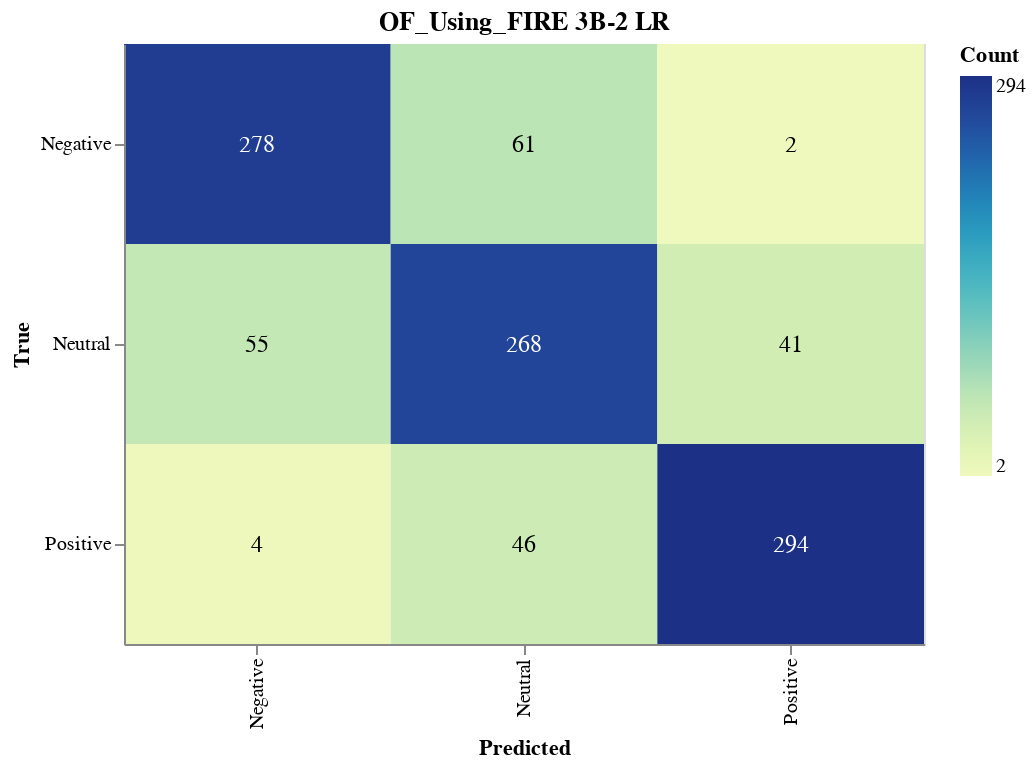

This figure's notebook cell:
### Markdown cell above
#### Save Confusion Matrix

### Code cell
import altair as alt
import altair_saver
import pandas as pd
from sklearn.metrics import confusion_matrix

# Calculate the confusion matrix
cm = confusion_matrix(true_labels, lr_validation_predictions)

# Define class names
class_names = ['Negative', 'Neutral', 'Positive']

# Convert confusion matrix to DataFrame
cm_df = pd.DataFrame(cm, index=class_names, columns=class_names).reset_index().melt(id_vars='index')
cm_df.columns = ['True', 'Predicted', 'Count']

# Ensure the order of categories
cm_df['True'] = pd.Categorical(cm_df['True'], categories=class_names, ordered=True)
cm_df['Predicted'] = pd.Categorical(cm_df['Predicted'], categories=class_names, ordered=True)

# Create the Altair plot
heatmap = alt.Chart(cm_df).mark_rect().encode(
    x=alt.X('Predicted:O', sort=class_names),
    y=alt.Y('True:O', sort=class_names),
    color='Count:Q',
    tooltip=['True', 'Predicted', 'Count']
).properties(
    width=400,
    height=300,
    title='OF_Using_FIRE 3B-2 LR'
)

# Add text labels
text = heatmap.mark_text(
    align='center',
    baseline='middle',
    fontSize=12
).encode(
    text='Count:Q',
    color=alt.condition(
        alt.datum.Count > cm.max() / 2,
        alt.value('white'),
        alt.value('black')
    )
)

# Combine heatmap and text
final_chart = heatmap + text

# Display the plot
final_chart.show()

### Figure 1 — Vega-Lite specification as saved in the notebook (floating-point values rounded to 4 significant figures)
{"config": {"view": {"continuousWidth": 300, "continuousHeight": 300}}, "layer": [{"mark": {"type": "rect"}, "encoding": {"color": {"field": "Count", "type": "quantitative"}, "tooltip": [{"field": "True", "type": "ordinal"}, {"field": "Predicted", "type": "ordinal"}, {"field": "Count", "type": "quantitative"}], "x": {"field": "Predicted", "sort": ["Negative", "Neutral", "Positive"], "type": "ordinal"}, "y": {"field": "True", "sort": ["Negative", "Neutral", "Positive"], "type": "ordinal"}}, "title": "OF_Using_FIRE 3B-2 LR"}, {"mark": {"type": "text", "align": "center", "baseline": "middle", "fontSize": 12}, "encoding": {"color": {"condition": {"test": "(datum.Count > 147.0)", "value": "white"}, "value": "black"}, "text": {"field": "Count", "type": "quantitative"}, "tooltip": [{"field": "True", "type": "ordinal"}, {"field": "Predicted", "type": "ordinal"}, {"field": "Count", "type": "quantitative"}], "x": {"field": "Predicted", "sort": ["Negative", "Neutral", "Positive"], "type": "ordinal"}, "y": {"field": "True", "sort": ["Negative", "Neutral", "Positive"], "type": "ordinal"}}, "title": "OF_Using_FIRE 3B-2 LR"}], "data": {"name": "data-934cd762d9a95df1cc1ba32c2791b260"}, "height": 300, "width": 400, "$schema": "https://vega.github.io/schema/vega-lite/v5.17.0.json", "datasets": {"data-934cd762d9a95df1cc1ba32c2791b260": [{"True": "Negative", "Predicted": "Negative", "Count": 278}, {"True": "Neutral", "Predicted": "Negative", "Count": 55}, {"True": "Positive", "Predicted": "Negative", "Count": 4}, {"True": "Negative", "Predicted": "Neutral", "Count": 61}, {"True": "Neutral", "Predicted": "Neutral", "Count": 268}, {"True": "Positive", "Predicted": "Neutral", "Count": 46}, {"True": "Negative", "Predicted": "Positive", "Count": 2}, {"True": "Neutral", "Predicted": "Positive", "Count": 41}, {"True": "Positive", "Predicted": "Positive", "Count": 294}]}}
